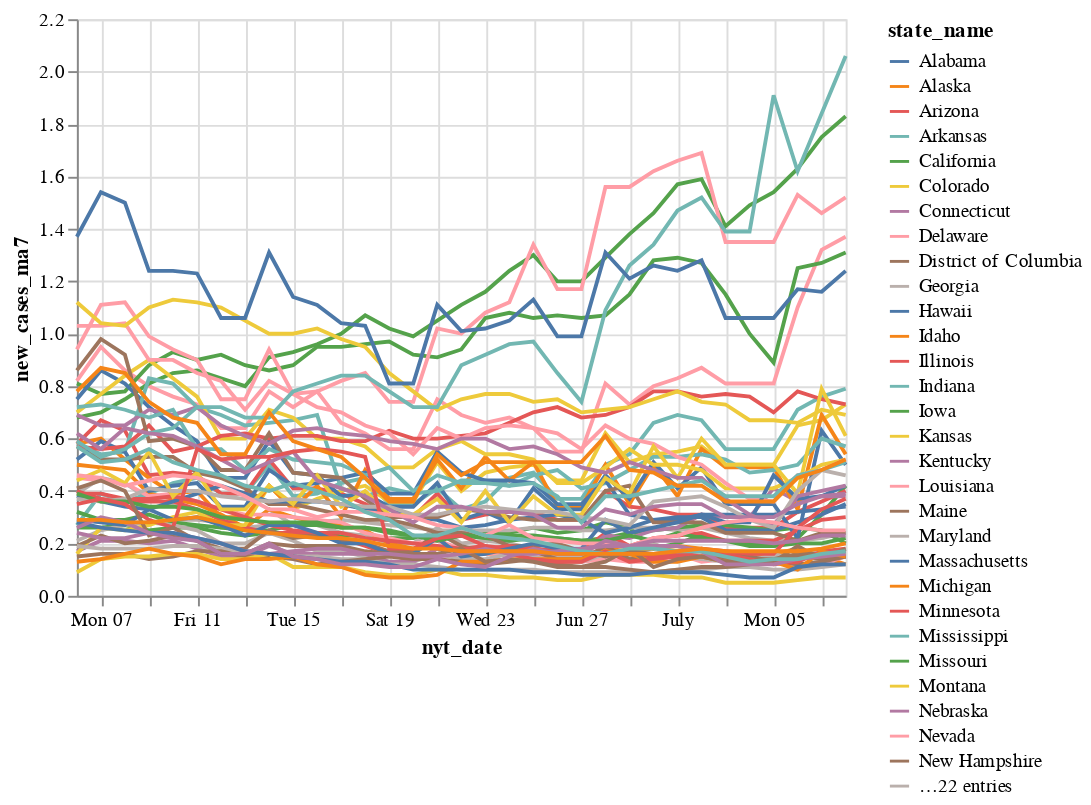

This figure's notebook cell:
### Markdown cell above
We see that grouping them by states makes it difficult to visualize because there are 50 states. Perhaps we should group them by regions. Even so, we see it is quite clear that there are some states with elevated case and body counts.

### Code cell
alt.Chart(state_moving_average).mark_line().encode(
    x = 'nyt_date',
    y = 'new_cases_ma7',
    color = 'state_name'
)

### Figure 1 — Vega-Lite specification as saved in the notebook (floating-point values rounded to 4 significant figures; data arrays with more than 128 entries replaced by an {"elided": "..."} marker saying what was removed)
{"config": {"view": {"continuousWidth": 400, "continuousHeight": 300}}, "data": {"name": "data-393192ccd2256770305d3419d4714ed1"}, "mark": "line", "encoding": {"color": {"type": "nominal", "field": "state_name"}, "x": {"type": "temporal", "field": "nyt_date"}, "y": {"type": "quantitative", "field": "new_cases_ma7"}}, "$schema": "https://vega.github.io/schema/vega-lite/v4.8.1.json", "datasets": {"data-393192ccd2256770305d3419d4714ed1": {"elided": "1683 records"}}}
